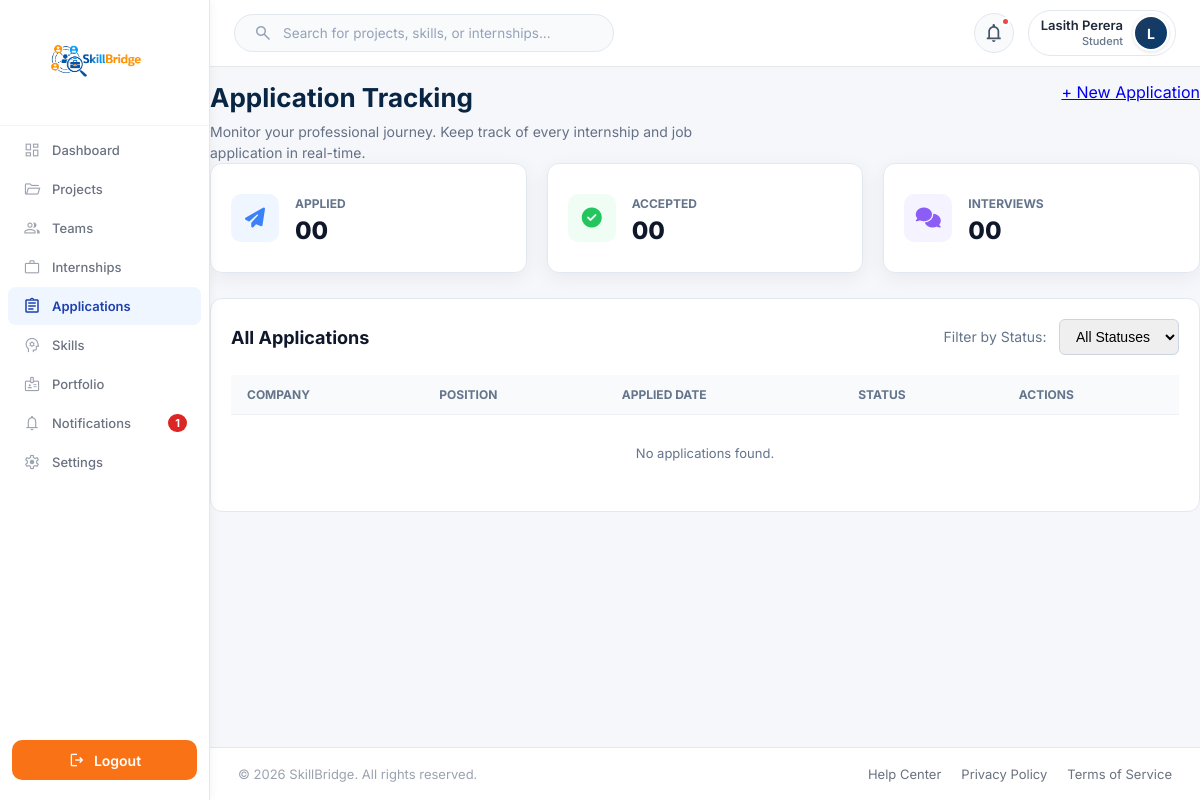
The page /Functions/Student/applications.php (signed in) on the database as committed earlier.
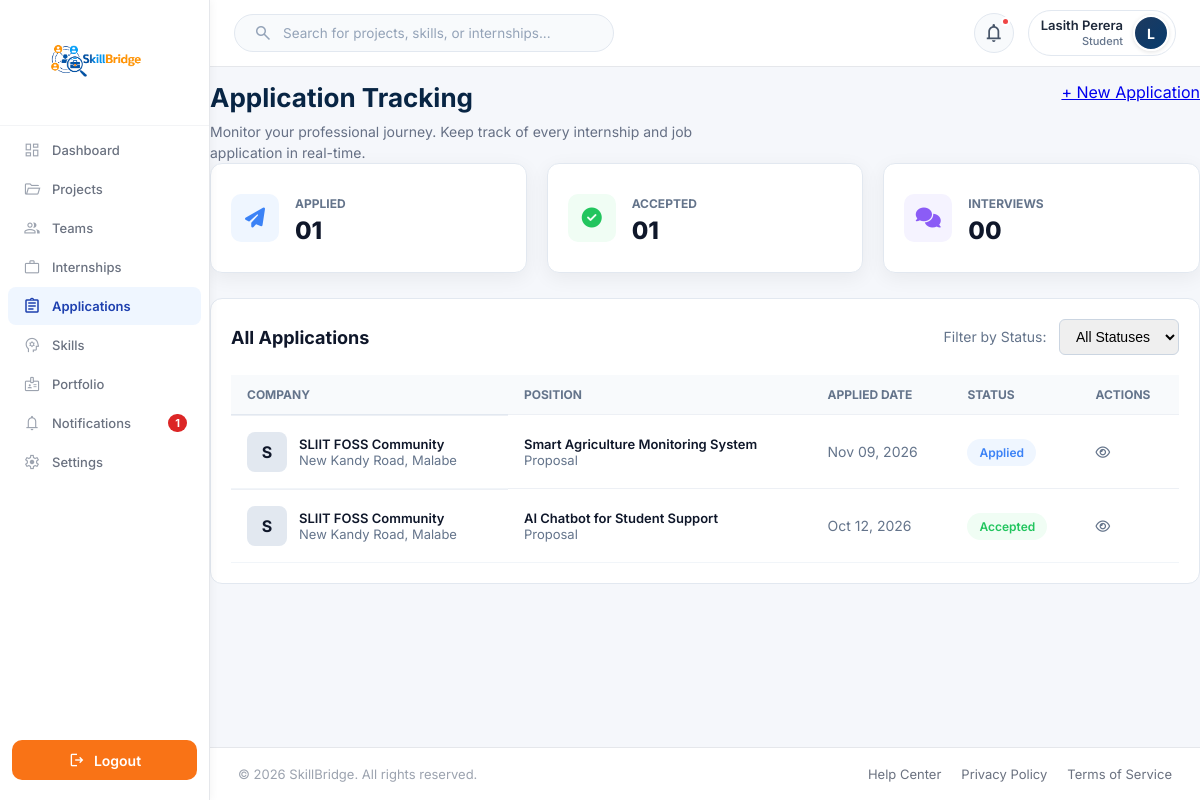
The same page on the database as committed later.
### tables this page shows
CREATE TABLE `user` (
  `Email` varchar(100) NOT NULL,
  `password` varchar(100) NOT NULL,
  `role` varchar(100) NOT NULL,
  `status` varchar(20) NOT NULL DEFAULT 'De-Active',
  `verification_code` varchar(20) NOT NULL,
  `created_at` timestamp NULL DEFAULT current_timestamp()
);

CREATE TABLE `project_proposals` (
  `proposal_id` int(11) NOT NULL,
  `project_id` int(11) NOT NULL,
  `student_email` varchar(100) NOT NULL,
  `proposal_title` varchar(255) NOT NULL,
  `target_role` varchar(100) NOT NULL,
  `introduction` text NOT NULL,
  `solution_approach` text NOT NULL,
  `portfolio_attachment` varchar(255) DEFAULT NULL,
  `status` enum('pending','accepted','rejected','withdrawn') NOT NULL DEFAULT 'pending',
  `feedback_message` text DEFAULT NULL,
  `submitted_at` timestamp NOT NULL DEFAULT current_timestamp(),
  `reviewed_at` datetime DEFAULT NULL
);

CREATE TABLE `organization` (
  `Email` varchar(100) NOT NULL,
  `Name` varchar(100) NOT NULL,
  `orgtype` varchar(100) NOT NULL,
  `contactPersonName` varchar(100) NOT NULL,
  `contactNumber` varchar(17) NOT NULL,
  `website` varchar(200) NOT NULL,
  `location` varchar(100) NOT NULL,
  `about` text DEFAULT NULL,
  `linkedin` varchar(200) DEFAULT NULL,
  `twitter` varchar(200) DEFAULT NULL,
  `facebook` varchar(200) DEFAULT NULL,
  `logo` varchar(255) DEFAULT NULL
);

CREATE TABLE `projects` (
  `id` int(11) NOT NULL,
  `organization_email` varchar(100) NOT NULL,
  `category_id` int(11) DEFAULT NULL,
  `title` varchar(255) NOT NULL,
  `icon` varchar(50) DEFAULT '?',
  `description` text DEFAULT NULL,
  `learning_objectives` text DEFAULT NULL,
  `expected_outcomes` text DEFAULT NULL,
  `difficulty` varchar(30) DEFAULT 'Intermediate',
  `duration_weeks` int(11) DEFAULT NULL,
  `members` int(11) DEFAULT 1,
  `preferred_year` varchar(20) DEFAULT 'Any Year',
  `deadline` date DEFAULT NULL,
  `visibility` varchar(20) DEFAULT 'Public',
  `status` varchar(30) DEFAULT 'reviewing',
  `posted_at` timestamp NOT NULL DEFAULT current_timestamp()
);

### Session/Session.php (called while the page is built, shortened)
<?php
function current_user()
{
    return $_SESSION['user'] ?? null;
}

### Backend/Student/StudentProjectRepository.php (called while the page is built, shortened)
<?php
class StudentProjectRepository
{
    private mysqli $db;
    private array $tables = [];
    public function __construct(mysqli $db)
    {
        $this->db = $db;
    }
    private function ensureSavedProjectsTable(): void
    {
        try {
            $this->db->query("CREATE TABLE IF NOT EXISTS student_saved_projects (
                id INT AUTO_INCREMENT PRIMARY KEY,
                student_email VARCHAR(100) NOT NULL,
                project_id INT NOT NULL,
                saved_at TIMESTAMP DEFAULT CURRENT_TIMESTAMP,
                UNIQUE KEY uq_student_saved_proj (student_email, project_id)
            ) ENGINE=InnoDB DEFAULT CHARSET=utf8mb4");
            $this->tables['student_saved_projects'] = true;
        } catch (Throwable $e) {
        }
    }
    private function hasTable(string $table): bool
    {
        if (!array_key_exists($table, $this->tables)) {
            $stmt = $this->db->prepare('SELECT COUNT(*) FROM information_schema.TABLES WHERE TABLE_SCHEMA = DATABASE() AND TABLE_NAME = ?');
            $stmt->bind_param('s', $table);
            $stmt->execute();
            $this->tables[$table] = (int) $stmt->get_result()->fetch_row()[0] > 0;
        }
        return $this->tables[$table];
    }
    public function supportsDetailedProposal(): bool
    {
        return $this->hasTable('project_proposals');
    }
}

### Functions/Student/project_bootstrap.php (called while the page is built, shortened)
<?php
require_once __DIR__ . '/../../Config/db.php';
require_once __DIR__ . '/../../Session/Session.php';
require_once __DIR__ . '/../../Backend/Student/StudentProjectRepository.php';
$projectUser = current_user();
$projectEmail = $projectUser['Email'] ?? $projectUser['email'] ?? '';
$projectRepo = new StudentProjectRepository($conn);
function projectEsc(?string $value): string
{
    return htmlspecialchars((string) ($value ?? ''), ENT_QUOTES | ENT_SUBSTITUTE, 'UTF-8');
}

### Functions/Student/applications.php (the view, shortened to what the rows shown need)
<?php
require_once __DIR__ . '/project_bootstrap.php';
$extra_css = '
<link rel="stylesheet" href="../../Assets/CSS/Student/dashboard.css">
<link rel="stylesheet" href="../../Assets/CSS/Student/applications.css?v=' . time() . '">
';
include "../../Includes/student_sidebar.php";
include "../../Includes/dash_header.php";
$filterStatus = isset($_GET['status']) ? strtolower(trim($_GET['status'])) : 'all';
$stats = [
    'applied' => 0,
    'accepted' => 0,
    'interviews' => 0,
    'rejected' => 0
];
$applications = [];
try {
    $isProjectProposals = $projectRepo->supportsDetailedProposal();
    $sql = "";
    if ($isProjectProposals) {
        $sql = "SELECT pp.proposal_id AS id, pp.project_id, p.title AS position, org.Name AS company,
                       org.Location AS location, pp.submitted_at AS applied_date, pp.status,
                       'Proposal' AS type
                FROM project_proposals pp
                JOIN projects p ON pp.project_id = p.id
                LEFT JOIN organization org ON p.organization_email = org.Email
                WHERE LOWER(TRIM(pp.student_email)) = LOWER(TRIM(?))";
    }
    $stmt = $conn->prepare($sql . " ORDER BY applied_date DESC");
    if ($stmt) {
        $stmt->bind_param("s", $projectEmail);
        $stmt->execute();
        $result = $stmt->get_result();
        while ($row = $result->fetch_assoc()) {
            $status = strtolower($row['status']);
            if ($status === 'pending' || $status === 'applied') {
                $stats['applied']++;
            } elseif ($status === 'accepted' || $status === 'approved') {
                $stats['accepted']++;
            } elseif ($status === 'interview') {
                $stats['interviews']++;
            } elseif ($status === 'rejected') {
                $stats['rejected']++;
            }
            if ($filterStatus === 'all' ||
                ($filterStatus === 'applied' && in_array($status, ['pending', 'applied'])) ||
                $filterStatus === $status) {
                $applications[] = $row;
            }
        }
    }
} catch (Throwable $e) {
    error_log("Failed to load applications: " . $e->getMessage());
}
?>
<main class="content">
    <section class="applications-header">
        <div>
            <h1>Application Tracking</h1>
        </div>
    </section>
    <div class="stats-container" style="display: grid; grid-template-columns: repeat(3, 1fr); gap: 20px; margin-bottom: 25px;">
        <div class="stat-card" style="background: #fff; padding: 20px; border-radius: 12px; border: 1px solid #e2e8f0; display: flex; align-items: center; gap: 16px;">
            <div>
                <h2 style="margin: 4px 0 0; font-size: 24px; color: #0f172a; font-weight: 800;"><?= str_pad((string)$stats['applied'], 2, '0', STR_PAD_LEFT) ?></h2>
            </div>
        </div>
        <div class="stat-card" style="background: #fff; padding: 20px; border-radius: 12px; border: 1px solid #e2e8f0; display: flex; align-items: center; gap: 16px;">
            <div>
                <h2 style="margin: 4px 0 0; font-size: 24px; color: #0f172a; font-weight: 800;"><?= str_pad((string)$stats['accepted'], 2, '0', STR_PAD_LEFT) ?></h2>
            </div>
        </div>
        <div class="stat-card" style="background: #fff; padding: 20px; border-radius: 12px; border: 1px solid #e2e8f0; display: flex; align-items: center; gap: 16px;">
            <div>
                <h2 style="margin: 4px 0 0; font-size: 24px; color: #0f172a; font-weight: 800;"><?= str_pad((string)$stats['interviews'], 2, '0', STR_PAD_LEFT) ?></h2>
            </div>
        </div>
    </div>
    <section class="applications-list-container" style="background: #fff; border-radius: 12px; border: 1px solid #e2e8f0; padding: 20px;">
        <table style="width: 100%; border-collapse: collapse; text-align: left;">
            <thead>
                <tr style="border-bottom: 1px solid #e2e8f0;">
                    <th style="padding: 12px 16px; font-size: 12px; text-transform: uppercase; color: #64748b;">Company</th>
                    <th style="padding: 12px 16px; font-size: 12px; text-transform: uppercase; color: #64748b;">Position</th>
                    <th style="padding: 12px 16px; font-size: 12px; text-transform: uppercase; color: #64748b;">Applied Date</th>
                    <th style="padding: 12px 16px; font-size: 12px; text-transform: uppercase; color: #64748b;">Status</th>
                    <th style="padding: 12px 16px; font-size: 12px; text-transform: uppercase; color: #64748b;">Actions</th>
                </tr>
            </thead>
            <tbody>
                <?php if (empty($applications)): ?>
                    <tr>
                        <td colspan="5" style="padding: 30px; text-align: center; color: #64748b;">No applications found.</td>
                    </tr>
                <?php else: ?>
                    <?php foreach ($applications as $app):
                        $statusClass = '';
                        $statusLabel = ucfirst($app['status']);
                        if (in_array(strtolower($app['status']), ['pending', 'applied'])) {
                            $statusClass = 'background: #eff6ff; color: #3b82f6;';
                            $statusLabel = 'Applied';
                        } elseif (strtolower($app['status']) === 'accepted') {
                            $statusClass = 'background: #f0fdf4; color: #22c55e;';
                        } elseif (strtolower($app['status']) === 'rejected') {
                            $statusClass = 'background: #fef2f2; color: #ef4444;';
                        } elseif (strtolower($app['status']) === 'interview') {
                            $statusClass = 'background: #f5f3ff; color: #8b5cf6;';
                        } else {
                            $statusClass = 'background: #f1f5f9; color: #64748b;';
                        }
                        $companyInitial = strtoupper(substr($app['company'] ?? 'C', 0, 1));
                    ?>
                        <tr style="border-bottom: 1px solid #f1f5f9; transition: background 0.2s;" onmouseover="this.style.background='#f8fafc'" onmouseout="this.style.background='transparent'">
                            <td style="padding: 16px; display: flex; align-items: center; gap: 12px;">
                                <div style="width: 40px; height: 40px; background: #e2e8f0; color: #0f172a; border-radius: 8px; display: flex; align-items: center; justify-content: center; font-weight: 700; font-size: 16px;">
                                    <?= projectEsc($companyInitial) ?>
                                </div>
                                <div>
                                    <div style="font-weight: 600; color: #0f172a;"><?= projectEsc($app['company']) ?></div>
                                    <div style="font-size: 13px; color: #64748b;"><?= projectEsc($app['location'] ?? 'Remote') ?></div>
                                </div>
                            </td>
                            <td style="padding: 16px;">
                                <div style="font-weight: 600; color: #0f172a;"><?= projectEsc($app['position']) ?></div>
                                <div style="font-size: 13px; color: #64748b;"><?= projectEsc($app['type']) ?></div>
                            </td>
                            <td style="padding: 16px; color: #64748b; font-size: 14px;">
                                <?= date('M d, Y', strtotime($app['applied_date'])) ?>
                            </td>
                            <td style="padding: 16px;">
                                <span style="<?= $statusClass ?> padding: 6px 12px; border-radius: 20px; font-size: 12px; font-weight: 600;">
                                    <?= projectEsc($statusLabel) ?>
                                </span>
                            </td>
                            <td style="padding: 16px;">
                                <a href="view_project.php?id=<?= $app['project_id'] ?>" style="color: #64748b; transition: color 0.2s;" title="View Project">
                                    <i class="fa-regular fa-eye"></i>
                                </a>
                            </td>
                        </tr>
                    <?php endforeach; ?>
                <?php endif; ?>
            </tbody>
        </table>
    </section>
</main>
<?php include "../../Includes/dash_footer.php"; ?>

### Includes/dash_header.php (shortened to what the rows shown need)
<?php
require_once __DIR__ . '/../Session/Session.php';
require_once __DIR__ . '/../Config/db.php';
$user = function_exists('current_user') ? current_user() : null;
$name = "User";
$role = "Student";
if($user && isset($conn)){
    $name = $user['username'] ?? $user['Name'] ?? "User";
    $email = $user['Email'] ?? $user['email'] ?? null;
    if(!empty($user['role'])){
        $role = ucfirst($user['role']);
    }
    if($email){
        $sql = "
            SELECT
                u.Email,
                u.role,
                COALESCE(s.Name, a.Name,c.Name, o.Name) AS db_name,
                COALESCE(s.profile_image, a.profile_image, c.profile_img) AS profile_image
            FROM user u
            LEFT JOIN student s ON u.Email = s.Email
            LEFT JOIN admin a ON u.Email = a.Email
            LEFT JOIN company c ON u.Email = c.Email
            LEFT JOIN organization o ON u.Email = o.Email
            WHERE u.Email = ?
            LIMIT 1
        ";
        $stmt = $conn->prepare($sql);
        if($stmt){
            $stmt->bind_param("s", $email);
            $stmt->execute();
            $result = $stmt->get_result();
            if($data = $result->fetch_assoc()){
                if(!empty($data['db_name'])){
                    $name = $data['db_name'];
                }
                if(!empty($data['role'])){
                    $role = ucfirst($data['role']);
                }
            }
        }
    }
}
$base_url = $GLOBALS['BASE_URL'] ?? '/Skill_Bridge_Group_Project';
$currentRoleFolder = ucfirst($role ?: "Student");
$profile_dir = is_dir(__DIR__ . '/../Functions/' . $currentRoleFolder)
    ? 'Functions/' . $currentRoleFolder
    : 'Functions/Dashboards/' . ($role ?: 'Student');
$profile_file = __DIR__ . '/../' . $profile_dir . '/profile.php';
$profile_url = file_exists($profile_file)
    ? $base_url . "/" . $profile_dir . "/profile.php"
    : "";
?>
<link rel="stylesheet" href="<?php echo $base_url; ?>/Assets/CSS/header.css?v=<?php echo time(); ?>">
<header class="top-header">
    <div class="header-right">
        <div class="profile" <?php if (!empty($profile_url)): ?>onclick="window.location.href='<?php echo htmlspecialchars($profile_url); ?>'" title="Edit Profile & Settings"<?php endif; ?>>
            <div class="profile-info">
                <h4><?php echo htmlspecialchars($name); ?></h4>
                <small><?php echo htmlspecialchars($role); ?></small>
            </div>
        </div>
    </div>
</header>

Rows that differ between the two databases and show on the page:
added project_proposals: organization.Name "S", organization.Name "SLIIT FOSS Community", organization.location "New Kandy Road, Malabe", project.title "Smart Agriculture Monitoring System", type "Proposal", submitted_at "Nov 09, 2026", status "Applied"
added project_proposals: organization.Name "S", organization.Name "SLIIT FOSS Community", organization.location "New Kandy Road, Malabe", project.title "AI Chatbot for Student Support", type "Proposal", submitted_at "Oct 12, 2026", status "Accepted"
Other text that changed with them:
str_pad((string)$stats['applied'], 2, '0', STR_PAD_LEFT): "00" → "01"
str_pad((string)$stats['accepted'], 2, '0', STR_PAD_LEFT): "00" → "01"
text no longer shown: "No applications found."
